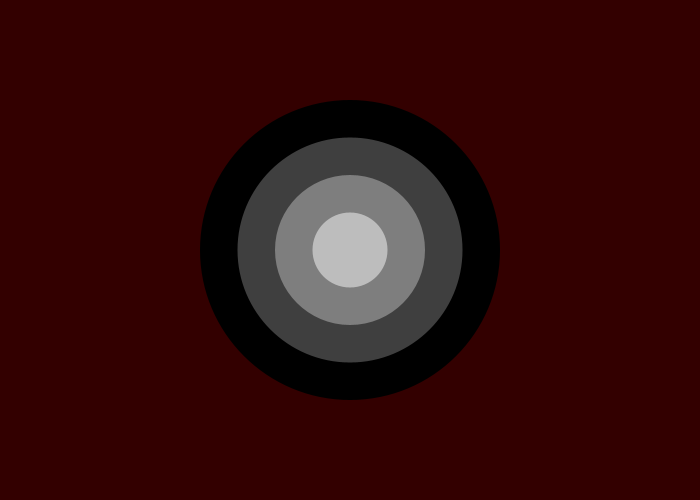
Frame 1 (no input)
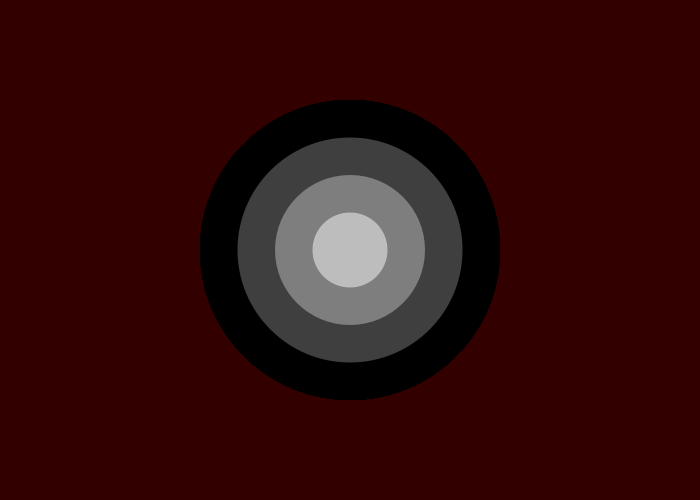
Frame 60 (the mouse pressed at the canvas centre just before this capture)
Frame 120 (the mouse held since frame 60 and released just before this capture): identical to frame 60, image omitted

The Processing sketch that drew these frames (run headless with seeded random() and noise(); from frame 60 on, the mouse is pressed at the canvas centre):

// Processing sketch: processing_109643
// ── processing_109643.pde

int counter;

void setup() {  //setup function called initially, only once
size(700, 500);

// Set the background to black and turn off the fill color
background(0);
noFill();

noStroke();
background(51, 0, 0);
}

void draw() {
 // drawTarget(width, height, 200, 4);
    drawTarget(width*0.5, height*0.5, 300, 4);
  //drawTarget(width*0.75, height*0.3, 120, 6);
}

void drawTarget(float xloc, float yloc, int size, int num) {
  float grayvalues = 255/num;
  float steps = size/num;
  for (int i = 0; i < num; i++) {
    fill(i*grayvalues);
    ellipse(xloc, yloc, size - i*steps, size - i*steps);
  }
}
